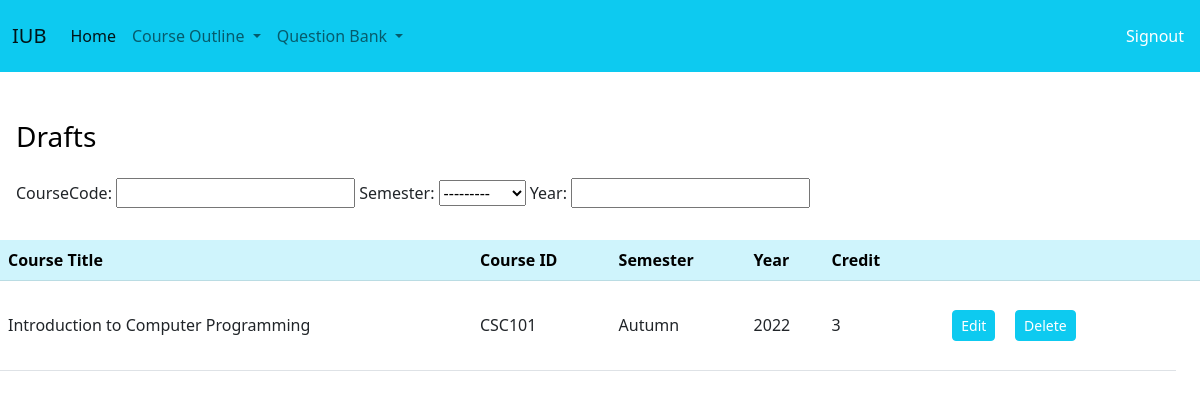
Page /outlineDrafts/ on the earlier database version.
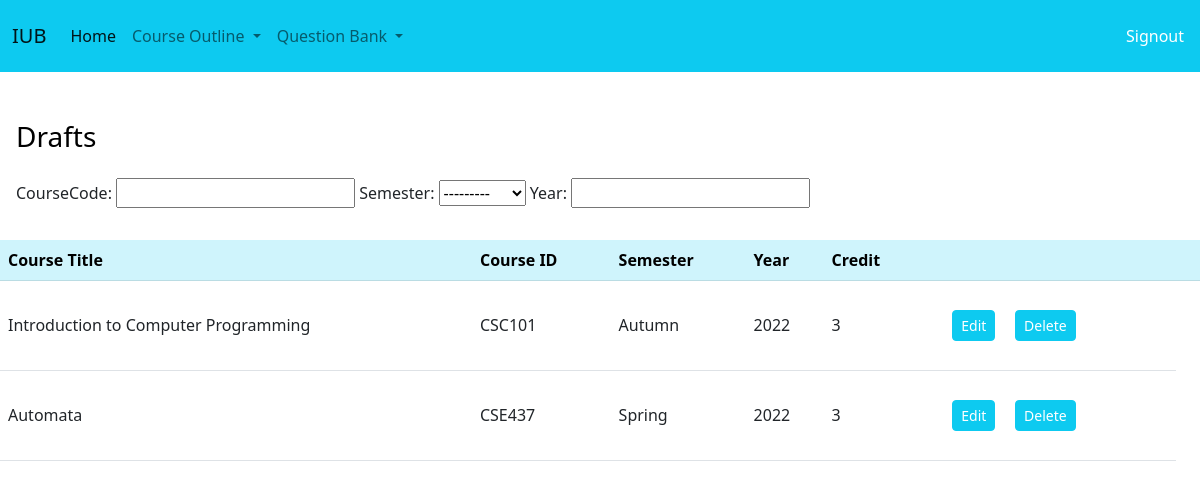
Same page on the later database version.
### bank/models.py (models this page shows)
class CourseOutline(models.Model):
    CourseTitle=models.CharField(max_length=100, blank=True)
    courseCode=models.CharField(max_length=20)
    courseResource=models.TextField()
    duration=models.CharField(max_length=10, blank=True)
    PreRequisite=models.CharField(max_length=100, blank=True)
    credit=models.IntegerField()
    contactHour=models.CharField(max_length=30, blank=True)
    grading=models.TextField()
    assesment=models.TextField()
    SEMS=(
        ('Summer','Summer'),
        ('Spring','Spring'),
        ('Autumn', 'Autumn')
    )
    semester=models.CharField(max_length=6, choices=SEMS)
    year=models.IntegerField(default=2022)
    days=models.TextField(blank=True)
    name=models.CharField(max_length=50)
    email=models.TextField()
    mob=models.CharField(max_length=11,blank=True,null=True)
    office=models.CharField(max_length=25,blank=True,null=True)
    course_descrip=models.TextField()
    mark=models.FloatField()

### bank/views.py (the view)
# urls.py: path('outlineDrafts/', views.drafts_outline,name="drafts_Outline"),
def drafts_outline(request):
    courseOutline=CourseOutline.objects.all()
    myFilter=CourseOutlineFilter(request.GET, queryset=courseOutline)
    courseOutline=myFilter.qs
    context={'courseOutline':courseOutline,'myFilter':myFilter}
    return render(request, 'bank/courseOutline_drafts.html',context)

### bank/templates/bank/courseOutline_drafts.html (shortened to what this page needs)
{% extends 'bank/base.html' %}
{% block title %}
Drafts
{% endblock %}
{% block content %}
<div class="p-3">{{myFilter.form}}</div>
<table class=" mt-3 table align-middle mb-0">
  <thead>
    <tr class="table-info">
      <th scope="col">Course Title</th>
      <th scope="col">Course ID</th>
      <th scope="col">Semester</th>
      <th scope="col">Year</th>
      <th scope="col">Credit</th>
      <th scope="col"></th>
      <th scope="col"></th>
    </tr>
  </thead>
  {% for c in courseOutline %}
  <tbody>
    <tr>
      <td>{{c.CourseTitle}}</td>
      <td>{{c.courseCode}}</td>
      <td>{{c.semester}}</td>
      <td>{{c.year}}</td>
      <td>{{c.credit}}</td>
      <td><button
          type="button"
          class=" text-decoration-none btn btn-link btn-rounded btn-sm fw-bold"
          data-mdb-ripple-color="dark">
          <a href="{% url 'edit_courseOutline' c.id %}" class="ms-3 mt-3 mb-3 btn btn-sm btn-info text-white flex-right">Edit</a>
          <a href="{% url 'delete_outline' c.id %}" class="ms-3 mt-3 mb-3 btn btn-sm btn-info text-white flex-right">Delete</a>
        </button></td>
    </tr>
  </tbody>
  {% endfor %}
</table>
{% endblock %}

Differences in the rows shown:
added CourseOutline: CourseTitle "Automata", courseCode "CSE437", semester "Spring", year "2022", credit "3"
